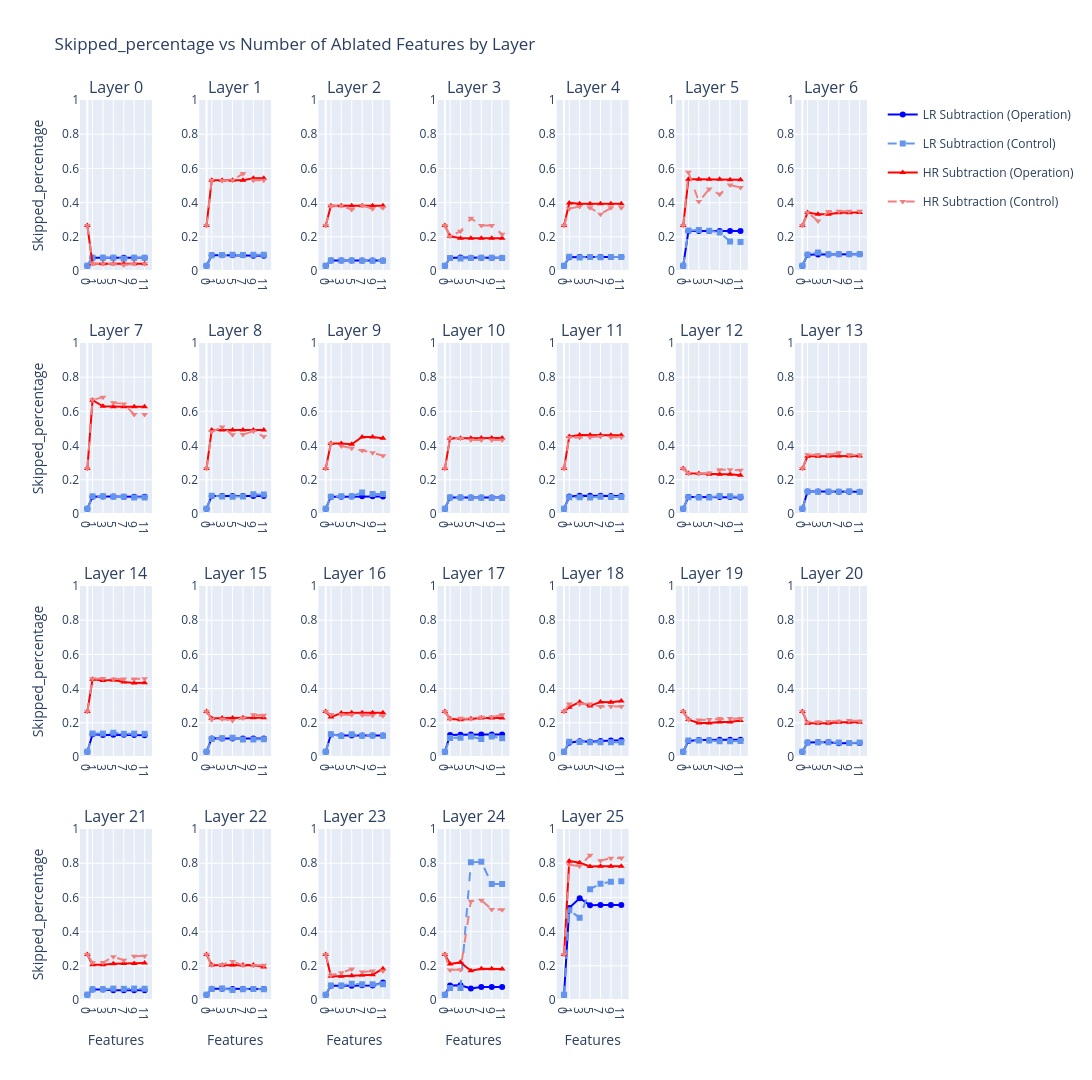

The notebook cell this image was saved under:
### Code cell
# subtraction skipped Percentage
plot_accuracy_by_features_interactive(accuracy_results, subtraction_config, add_features_dict=add_features_dict, sub_features_dict=sub_features_dict, metric='skipped_percentage')
# plot_individual_layer_plots(accuracy_results, subtraction_config, layers=[0, 5, 10, 15, 25], metric='skipped_percentage')
